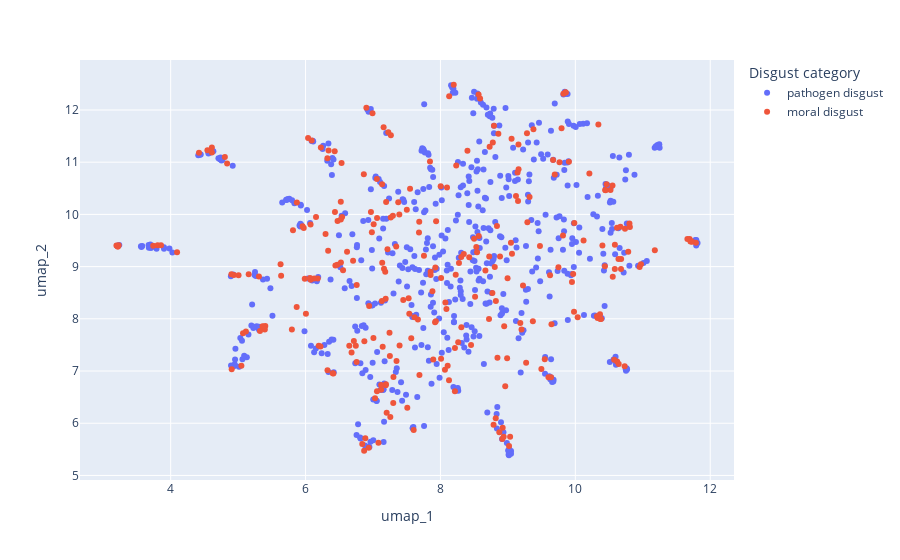

Notebook code cell kept with this figure:
### Code cell
px.scatter(df, x = 'umap_1', y = 'umap_2', color = 'Disgust category')

### Figure 1 — Plotly figure (JSON) as saved in the notebook; plotly's stock layout.template omitted (floating-point values rounded to 4 significant figures; data arrays with more than 128 entries replaced by an {"elided": "..."} marker saying what was removed)
{"data": [{"hovertemplate": "Disgust category=pathogen disgust<br>umap_1=%{x}<br>umap_2=%{y}<extra></extra>", "legendgroup": "pathogen disgust", "marker": {"color": "#636efa", "symbol": "circle"}, "mode": "markers", "name": "pathogen disgust", "orientation": "v", "showlegend": true, "type": "scatter", "x": {"elided": "578 float values"}, "xaxis": "x", "y": {"elided": "578 float values"}, "yaxis": "y"}, {"hovertemplate": "Disgust category=moral disgust<br>umap_1=%{x}<br>umap_2=%{y}<extra></extra>", "legendgroup": "moral disgust", "marker": {"color": "#EF553B", "symbol": "circle"}, "mode": "markers", "name": "moral disgust", "orientation": "v", "showlegend": true, "type": "scatter", "x": {"elided": "279 float values"}, "xaxis": "x", "y": {"elided": "279 float values"}, "yaxis": "y"}], "layout": {"legend": {"title": {"text": "Disgust category"}, "tracegroupgap": 0}, "margin": {"t": 60}, "xaxis": {"anchor": "y", "domain": [0, 1], "title": {"text": "umap_1"}}, "yaxis": {"anchor": "x", "domain": [0, 1], "title": {"text": "umap_2"}}}}
